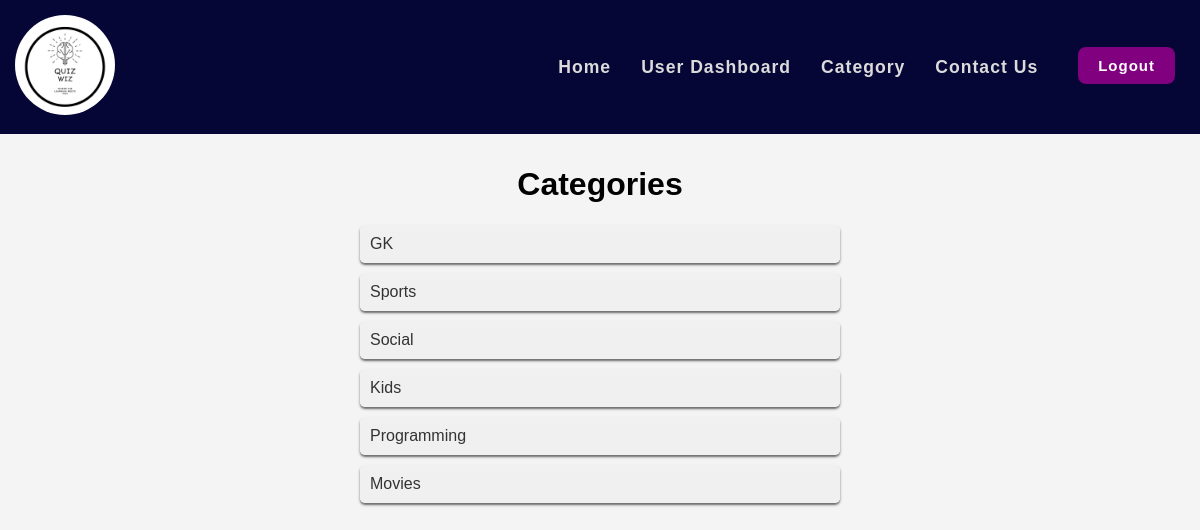
The app's page /category.php with its own data.
### tables this page shows
CREATE TABLE `categories` (
  `CategoryID` int(11) NOT NULL,
  `CategoryName` varchar(50) NOT NULL
);

### category.php (the view, shortened to what this page needs)
<!DOCTYPE html>
<html lang="en">
<head>
</head>
<body>
<div class="container">
    <div class="category-container">
        <?php
        include("./shared/config.php");
        include("./shared/navbar.php");
        $sql = "SELECT * FROM Categories";
        $result = $conn->query($sql);
        echo "<h1>Categories</h1>";
        while ($row = $result->fetch_assoc()) {
            echo "<div class='category-box'><a class='category-link' href='quizzes.php?category=" . $row['CategoryID'] . "'>" . $row['CategoryName'] . "</a></div>";
        }
        ?>
    </div>
</div>
</body>
</html>

### category.php (style rules this page uses)
body { font-family: Arial, sans-serif; background-color: #f4f4f4; margin: 0; padding-bottom: 50px; }
.container { width: 100%; max-width: 960px; margin: 125px auto 20px; padding: 10px; position: relative; }
.category-container { width: 50%; margin: 0 auto; box-sizing: border-box; position: sticky; top: 350px; }
.category-box { margin-bottom: 10px; border-radius: 5px; box-shadow: 0 2px 2px rgba(0, 0, 0, 0.5); }
.category-link { display: block; color: #333; text-decoration: none; padding: 10px; border-radius: 5px; background-color: #f0f0f0; transition: background-color 0.3s, color 0.3s; box-shadow: 0 2px 4px rgba(0, 0, 0, 0.1); }
h1 { text-align: center; }

### shared/navbar.php (style rules this page uses)
body { font-family: Arial, sans-serif; background-color: #f4f4f4; margin: 0; padding: 0; overflow-x: hidden; }

### records on screen
categories: CategoryName "GK"
categories: CategoryName "Sports"
categories: CategoryName "Social"
categories: CategoryName "Kids"
categories: CategoryName "Programming"
categories: CategoryName "Movies"
